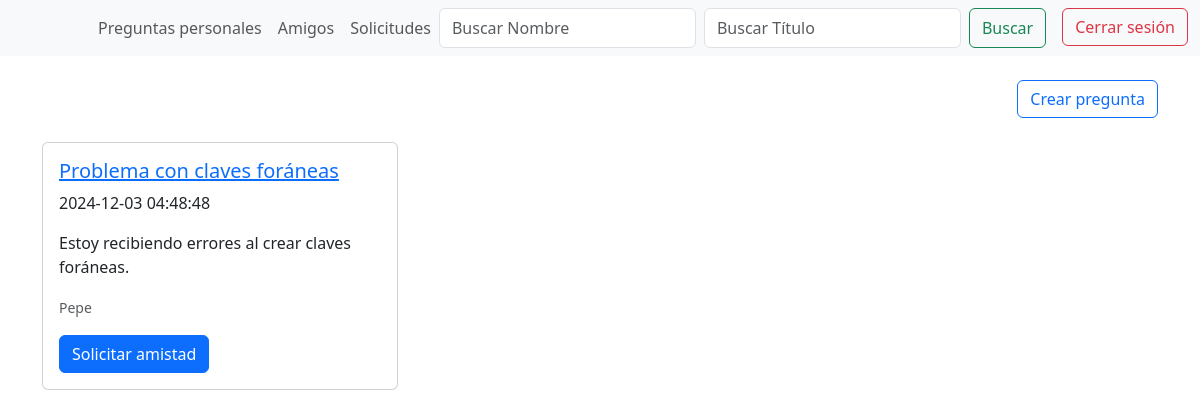
Page /pagina_principal.php (signed in) on the committed database.
### tables this page shows
CREATE TABLE IF NOT EXISTS `pregunta` (
  `id_pregunta` int NOT NULL AUTO_INCREMENT,
  `titulo` varchar(255) NOT NULL,
  `descripcion` text,
  `id_usuario` int DEFAULT NULL,
  `fecha_pregunta` DATETIME DEFAULT CURRENT_TIMESTAMP,

  PRIMARY KEY (`id_pregunta`),
  KEY `id_usuario2_fk_idx` (`id_usuario`)
);

CREATE TABLE IF NOT EXISTS `usuario` (
  `id_usuario` int NOT NULL AUTO_INCREMENT,
  `username` varchar(255) NOT NULL,
  `nombre` varchar(255) DEFAULT NULL,
  `apellidos` varchar(255) DEFAULT NULL,
  `correo` varchar(255) NOT NULL,
  `contraseña` varchar(255) NOT NULL,
  `id_rol` int DEFAULT NULL,
  PRIMARY KEY (`id_usuario`),
  KEY `id_rol_fk_idx` (`id_rol`)
);

### pagina_principal.php (the view, shortened to what this page needs)
<?php
    include_once("./conexion.php");
    if (!isset($_SESSION['loggedin']) && !isset($_SESSION['id_usuario'])) {
        header('Location: ' . './login/login.php');
        exit();
    } else {
        $mi_usuario = htmlspecialchars($_SESSION['id_usuario']);
        $buscar_nombre = isset($_GET['buscarNombre']) ? htmlspecialchars($_GET['buscarNombre']) : '';
        $buscar_titulo = isset($_GET['buscarTitulo']) ? htmlspecialchars($_GET['buscarTitulo']) : '';
        $paginas = isset($_GET['pagina']) ? htmlspecialchars($_GET['pagina']) : 'default';
        $parametros = [];
        switch ($paginas) {
            default:
                $sqlPreguntas = "SELECT pregunta.id_pregunta, pregunta.titulo, pregunta.descripcion, pregunta.id_usuario, pregunta.fecha_pregunta,
                usuario.id_usuario, usuario.username, usuario.nombre,
                amigo.emisor AS amigo1, amigo.receptor AS amigo2, amigo.estado
                FROM pregunta
                INNER JOIN usuario ON usuario.id_usuario = pregunta.id_usuario
                LEFT JOIN amigo ON (amigo.emisor = usuario.id_usuario OR amigo.receptor = usuario.id_usuario) AND (amigo.emisor = :id_usuario OR amigo.receptor = :id_usuario)
                WHERE pregunta.id_usuario != :id_usuario";
                $parametros[':id_usuario'] = $mi_usuario;
                break;
        }
        $stmtPreguntas = $conn->prepare($sqlPreguntas);
        if ($parametros) {
            foreach ($parametros as $identificador => $valor) {
                $stmtPreguntas->bindParam($identificador, $valor);
            }
        }
        $stmtPreguntas->execute();
        $resultado = $stmtPreguntas->fetchAll(PDO::FETCH_ASSOC);
    }
?>
<!DOCTYPE html>
<html lang="es">
<head>
    <link rel="stylesheet" href="principal.css">
    <link href="https://cdn.jsdelivr.net/npm/bootstrap@5.3.0-alpha1/dist/css/bootstrap.min.css" rel="stylesheet">
</head>
<body>
    <nav class="navbar navbar-expand-lg navbar-light bg-light">
    <div class="container-fluid">
        <div class="collapse navbar-collapse" id="navbarNav">
            <ul class="navbar-nav ms-auto">
                <?php if ($paginas != 'preguntas_personales') : ?>
                    <a href="?pagina=preguntas_personales" class="nav-link">Preguntas personales</a>
                <?php else : ?>
                    <a href="?pagina=default" class="nav-link">Todas las preguntas</a>
                <?php endif; ?>
                <a href="./solicitudes_chat_y_amigos/amigos.php" class="nav-link">Amigos</a>
                <a href="./solicitudes_chat_y_amigos/solicitudes.php" class="nav-link">Solicitudes</a>
                <form class="d-flex" method="GET">
                    <input class="form-control me-2" type="search" name="buscarNombre" placeholder="Buscar Nombre" value="<?= $buscar_nombre ?>">
                    <input class="form-control me-2" type="search" name="buscarTitulo" placeholder="Buscar Título" value="<?= $buscar_titulo ?>">
                    <button class="btn btn-outline-success" type="submit">Buscar</button>
                </form>
                <form method="POST" action="login/logout.php" class="ms-3">
                    <button type="submit" class="btn btn-outline-danger">Cerrar sesión</button>
                </form>
            </ul>
        </div>
    </div>
</nav>
    <div class="container mt-4 text-end">
        <a href="crear_pregunta.php" class="btn btn-outline-primary">Crear pregunta</a>
    </div>
    <div class="container mt-4">
        <div class="row">
            <?php foreach ($resultado as $row) : ?>
                <div class="col-md-4 mb-3">
                    <div class="card">
                        <div class="card-body">
                        <a href="./respuestas.php?pregunta=<?php echo urlencode($row['id_pregunta']); ?>">
    <h5 class="card-title"><?= htmlspecialchars($row['titulo']); ?></h5>
</a>
<p><?= htmlspecialchars($row['fecha_pregunta']); ?></p>
<p class="card-text"><?= htmlspecialchars($row['descripcion']); ?></p>
                            <p class="card-text">
                                <small class="text-muted"><?= htmlspecialchars($row['nombre']); ?></small>
                            </p>
                            <?php if ($paginas != 'preguntas_personales') : ?>
                    <form method="POST">
                        <?php if ($row['estado'] == 'solicitado') : ?>
                            <button type="submit" name="Cancelar" class="btn btn-danger">Cancelar solicitud</button>
                        <?php elseif ($row['estado'] == 'aceptado') : ?>
                            <button type="submit" name="Chat" class="btn btn-success">Iniciar chat</button>
                        <?php else : ?>
                            <button type="submit" name="Solicitar" class="btn btn-primary">Solicitar amistad</button>
                        <?php endif; ?>
                    </form>
                <?php endif; ?>
                        </div>
                    </div>
                </div>
            <?php endforeach; ?>
        </div>
    </div>
</body>
</html>

### rows in the picture
pregunta: titulo "Problema con claves foráneas", fecha_pregunta "2024-12-03 04:48:48", descripcion "Estoy recibiendo errores al crear claves foráneas.", id_usuario.nombre "Pepe"
